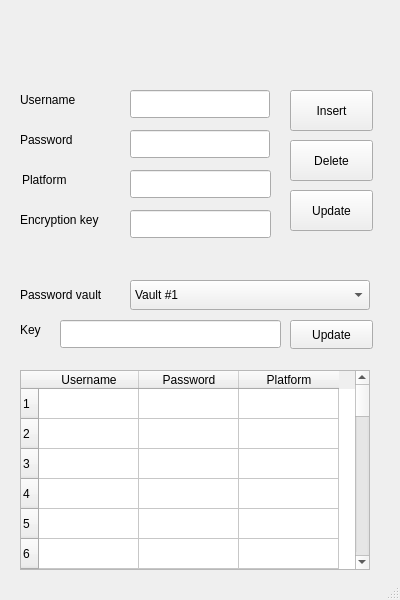
<?xml version="1.0" encoding="UTF-8"?>
<ui version="4.0">
 <class>MainWindow</class>
 <widget class="QMainWindow" name="MainWindow">
  <property name="geometry">
   <rect>
    <x>0</x>
    <y>0</y>
    <width>400</width>
    <height>600</height>
   </rect>
  </property>
  <property name="minimumSize">
   <size>
    <width>400</width>
    <height>600</height>
   </size>
  </property>
  <property name="maximumSize">
   <size>
    <width>400</width>
    <height>600</height>
   </size>
  </property>
  <property name="windowTitle">
   <string>MainWindow</string>
  </property>
  <property name="windowIcon">
   <iconset>
    <normaloff>logo-white.png</normaloff>logo-white.png</iconset>
  </property>
  <widget class="QWidget" name="centralwidget">
   <widget class="QLabel" name="label">
    <property name="geometry">
     <rect>
      <x>20</x>
      <y>280</y>
      <width>100</width>
      <height>30</height>
     </rect>
    </property>
    <property name="text">
     <string>Password vault</string>
    </property>
   </widget>
   <widget class="QComboBox" name="comboBox">
    <property name="geometry">
     <rect>
      <x>130</x>
      <y>280</y>
      <width>240</width>
      <height>30</height>
     </rect>
    </property>
    <item>
     <property name="text">
      <string>Vault #1</string>
     </property>
    </item>
    <item>
     <property name="text">
      <string>Vault #2</string>
     </property>
    </item>
    <item>
     <property name="text">
      <string>Vault #3</string>
     </property>
    </item>
   </widget>
   <widget class="QTableWidget" name="tableWidget">
    <property name="geometry">
     <rect>
      <x>20</x>
      <y>370</y>
      <width>350</width>
      <height>200</height>
     </rect>
    </property>
    <property name="minimumSize">
     <size>
      <width>350</width>
      <height>200</height>
     </size>
    </property>
    <property name="maximumSize">
     <size>
      <width>340</width>
      <height>200</height>
     </size>
    </property>
    <property name="rowCount">
     <number>32</number>
    </property>
    <property name="columnCount">
     <number>3</number>
    </property>
    <row/>
    <row/>
    <row/>
    <row/>
    <row/>
    <row/>
    <row/>
    <row/>
    <row/>
    <row/>
    <row/>
    <row/>
    <row/>
    <row/>
    <row/>
    <row/>
    <row/>
    <row/>
    <row/>
    <row/>
    <row/>
    <row/>
    <row/>
    <row/>
    <row/>
    <row/>
    <row/>
    <row/>
    <row/>
    <row/>
    <row/>
    <row/>
    <column>
     <property name="text">
      <string>Username</string>
     </property>
    </column>
    <column>
     <property name="text">
      <string>Password</string>
     </property>
    </column>
    <column>
     <property name="text">
      <string>Platform</string>
     </property>
    </column>
   </widget>
   <widget class="QLineEdit" name="usernameInput">
    <property name="geometry">
     <rect>
      <x>130</x>
      <y>90</y>
      <width>140</width>
      <height>28</height>
     </rect>
    </property>
   </widget>
   <widget class="QLineEdit" name="passwordInput">
    <property name="geometry">
     <rect>
      <x>130</x>
      <y>130</y>
      <width>140</width>
      <height>28</height>
     </rect>
    </property>
   </widget>
   <widget class="QLabel" name="label_2">
    <property name="geometry">
     <rect>
      <x>20</x>
      <y>90</y>
      <width>80</width>
      <height>20</height>
     </rect>
    </property>
    <property name="text">
     <string>Username</string>
    </property>
   </widget>
   <widget class="QLabel" name="label_3">
    <property name="geometry">
     <rect>
      <x>20</x>
      <y>130</y>
      <width>63</width>
      <height>20</height>
     </rect>
    </property>
    <property name="text">
     <string>Password</string>
    </property>
   </widget>
   <widget class="QPushButton" name="pushButton">
    <property name="geometry">
     <rect>
      <x>290</x>
      <y>90</y>
      <width>83</width>
      <height>41</height>
     </rect>
    </property>
    <property name="text">
     <string>Insert</string>
    </property>
   </widget>
   <widget class="QPushButton" name="pushButton_2">
    <property name="geometry">
     <rect>
      <x>290</x>
      <y>320</y>
      <width>83</width>
      <height>29</height>
     </rect>
    </property>
    <property name="text">
     <string>Update</string>
    </property>
   </widget>
   <widget class="QLabel" name="label_4">
    <property name="geometry">
     <rect>
      <x>20</x>
      <y>320</y>
      <width>31</width>
      <height>20</height>
     </rect>
    </property>
    <property name="text">
     <string>Key</string>
    </property>
   </widget>
   <widget class="QLineEdit" name="keyInput">
    <property name="geometry">
     <rect>
      <x>60</x>
      <y>320</y>
      <width>221</width>
      <height>28</height>
     </rect>
    </property>
   </widget>
   <widget class="QLineEdit" name="platformInput">
    <property name="geometry">
     <rect>
      <x>130</x>
      <y>170</y>
      <width>141</width>
      <height>28</height>
     </rect>
    </property>
   </widget>
   <widget class="QLineEdit" name="keyInput_2">
    <property name="geometry">
     <rect>
      <x>130</x>
      <y>210</y>
      <width>141</width>
      <height>28</height>
     </rect>
    </property>
   </widget>
   <widget class="QLabel" name="label_5">
    <property name="geometry">
     <rect>
      <x>22</x>
      <y>170</y>
      <width>71</width>
      <height>20</height>
     </rect>
    </property>
    <property name="text">
     <string>Platform</string>
    </property>
   </widget>
   <widget class="QLabel" name="label_6">
    <property name="geometry">
     <rect>
      <x>20</x>
      <y>210</y>
      <width>101</width>
      <height>20</height>
     </rect>
    </property>
    <property name="text">
     <string>Encryption key</string>
    </property>
   </widget>
   <widget class="QPushButton" name="pushButton_3">
    <property name="geometry">
     <rect>
      <x>290</x>
      <y>140</y>
      <width>83</width>
      <height>41</height>
     </rect>
    </property>
    <property name="text">
     <string>Delete</string>
    </property>
   </widget>
   <widget class="QPushButton" name="pushButton_4">
    <property name="geometry">
     <rect>
      <x>290</x>
      <y>190</y>
      <width>83</width>
      <height>41</height>
     </rect>
    </property>
    <property name="text">
     <string>Update</string>
    </property>
   </widget>
   <widget class="QLabel" name="logo">
    <property name="geometry">
     <rect>
      <x>20</x>
      <y>20</y>
      <width>41</width>
      <height>41</height>
     </rect>
    </property>
    <property name="focusPolicy">
     <enum>Qt::FocusPolicy::NoFocus</enum>
    </property>
    <property name="text">
     <string/>
    </property>
    <property name="pixmap">
     <pixmap>logo-transparent.png</pixmap>
    </property>
    <property name="scaledContents">
     <bool>true</bool>
    </property>
   </widget>
  </widget>
  <widget class="QStatusBar" name="statusbar"/>
 </widget>
 <resources/>
 <connections/>
</ui>
